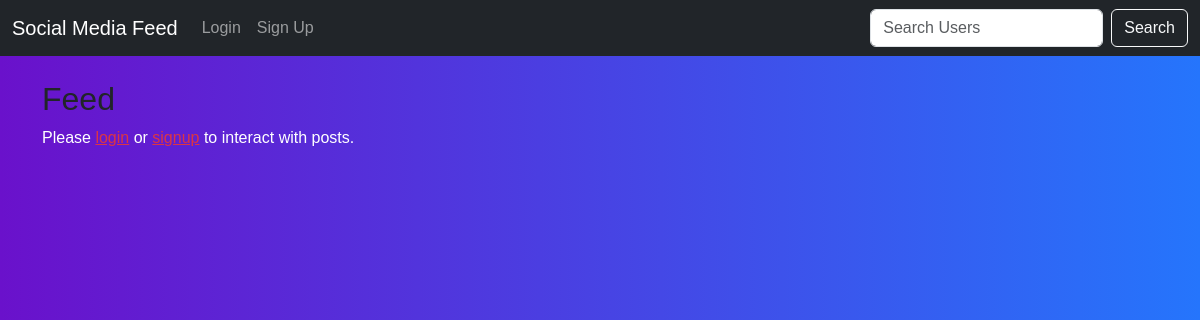
Before: /feed/ with the older database file.
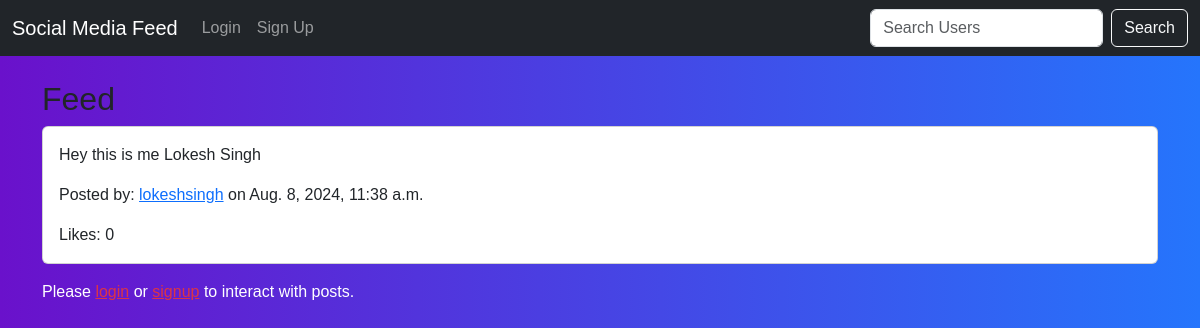
After: the same page with the newer database file.
### myapp/models.py (models this page shows, shortened)
class Post(models.Model):
    content = models.TextField()
    user = models.ForeignKey(User, on_delete=models.CASCADE, related_name='posts')
    created_at = models.DateTimeField(auto_now_add=True)
    updated_at = models.DateTimeField(auto_now=True)

### myapp/views.py (the view)
# urls.py: path('feed/', views.feed, name='feed'),
def feed(request):
    posts = Post.objects.all().order_by('-created_at')
    if request.user.is_authenticated:
        return render(request, 'feed.html', {'posts': posts})
    else:
        return render(request, 'guest_feed.html', {'posts': posts})

### myapp/templates/guest_feed.html (shortened to what this page needs)
{% extends 'base.html' %}
{% block content %}
  <h2>Feed</h2>
  {% for post in posts %}
    <div class="card mb-3">
      <div class="card-body">
        <p class="card-text">{{ post.content }}</p>
        <p class="card-text">
          Posted by: <a href="{% url 'guest_profile' post.user.username %}">{{ post.user.username }}</a> on {{ post.created_at }}
        </p>
        <p class="card-text">Likes: {{ post.likes.count }}</p>
      </div>
    </div>
  {% endfor %}
  <p class="text-white">
    Please <a href="{% url 'login' %}" class="text-danger">login</a> or <a href="{% url 'signup' %}" class="text-danger">signup</a> to interact with posts.
  </p>
{% endblock %}

### myapp/templates/base.html (shortened to what this page needs)
{% load bootstrap5 %}
<!DOCTYPE html>
<html lang="en">
  <head>
    {% bootstrap_css %}
    {% load static %}
  </head>
  <body>
    <header>
      <nav class="navbar navbar-expand-lg navbar-dark bg-dark">
        <div class="container-fluid">
          <a class="navbar-brand" href="{% url 'feed' %}">Social Media Feed</a>
          <div class="collapse navbar-collapse" id="navbarNav">
            <ul class="navbar-nav">
              {% if user.is_authenticated %}
                <li class="nav-item">
                  <a class="nav-link" href="{% url 'feed' %}">Feed</a>
                </li>
                <li class="nav-item">
                  <a class="nav-link" href="{% url 'post_create' %}">New Post</a>
                </li>
                <li class="nav-item">
                  <a class="nav-link" href="{% url 'logout' %}">Logout</a>
                </li>
                <li class="nav-item">
                  <a class="nav-link" href="{% url 'user_profile' user.username %}">Profile</a>
                </li>
              {% else %}
                <li class="nav-item">
                  <a class="nav-link" href="{% url 'login' %}">Login</a>
                </li>
                <li class="nav-item">
                  <a class="nav-link" href="{% url 'signup' %}">Sign Up</a>
                </li>
              {% endif %}
            </ul>
          </div>
          <form class="d-flex" role="search" action="{% url 'search_users' %}">
            <input class="form-control me-2" type="search" placeholder="Search Users" aria-label="Search" name="q" />
            <button class="btn btn-outline-light" type="submit">Search</button>
          </form>
        </div>
      </nav>
    </header>
    <main class="container my-4">
      {% block content %}
      {% endblock %}
    </main>
  </body>
</html>

### myapp/templates/base.html (style rules this page uses)
body { background: linear-gradient(to right, #6a11cb, #2575fc); font-family: 'Arial', sans-serif; }

Changed rows visible on the page:
added Post: content "Hey this is me Lokesh Singh", user.username "lokeshsingh", created_at "Aug. 8, 2024, 11:38 a.m.", likes.count "0"
